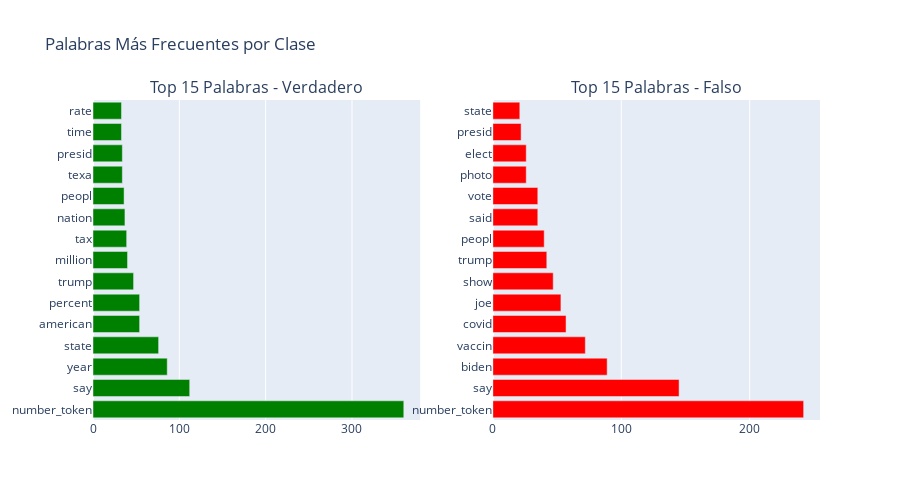

Write notebook code for a chart like this one.
### Code cell
# Analizo las palabras más frecuentes por clase
print("\nANALISIS DE PALABRAS MAS FRECUENTES")
print("-" * 40)

def get_top_words(texts, n=20):
    """
    Obtengo las n palabras más frecuentes de una colección de textos
    """
    all_words = ' '.join(texts).split()
    word_freq = Counter(all_words)
    return word_freq.most_common(n)

# Obtengo palabras más frecuentes por clase
true_top_words = get_top_words(true_texts, 20)
false_top_words = get_top_words(false_texts, 20)

print(f"Top 20 palabras en noticias VERDADERAS:")
for i, (word, count) in enumerate(true_top_words, 1):
    print(f"{i:2d}. {word:<15} ({count:,} veces)")

print(f"\nTop 20 palabras en noticias FALSAS:")
for i, (word, count) in enumerate(false_top_words, 1):
    print(f"{i:2d}. {word:<15} ({count:,} veces)")

# Visualizo palabras más frecuentes
fig_words = make_subplots(
    rows=1, cols=2,
    subplot_titles=('Top 15 Palabras - Verdadero', 'Top 15 Palabras - Falso')
)

# Palabras en noticias verdaderas
true_words_list, true_counts_list = zip(*true_top_words[:15])
fig_words.add_trace(
    go.Bar(
        x=list(true_counts_list),
        y=list(true_words_list),
        orientation='h',
        marker_color='green',
        showlegend=False
    ),
    row=1, col=1
)

# Palabras en noticias falsas
false_words_list, false_counts_list = zip(*false_top_words[:15])
fig_words.add_trace(
    go.Bar(
        x=list(false_counts_list),
        y=list(false_words_list),
        orientation='h',
        marker_color='red',
        showlegend=False
    ),
    row=1, col=2
)

fig_words.update_layout(
    title='Palabras Más Frecuentes por Clase',
    height=500
)

fig_words.show()

# Analizo palabras distintivas entre clases
print(f"\nAnalisis de palabras distintivas:")
true_words_set = set([word for word, _ in true_top_words])
false_words_set = set([word for word, _ in false_top_words])

only_true = true_words_set - false_words_set
only_false = false_words_set - true_words_set
common_words = true_words_set & false_words_set

print(f"Palabras solo en verdaderas: {sorted(only_true)}")
print(f"Palabras solo en falsas: {sorted(only_false)}")
print(f"Palabras comunes: {sorted(common_words)}")

print(f"\nAnalisis de vocabulario completado")

### Figure 1 — Plotly figure (JSON) as saved in the notebook; plotly's stock layout.template omitted (floating-point values rounded to 4 significant figures)
{"data": [{"marker": {"color": "green"}, "orientation": "h", "showlegend": false, "type": "bar", "x": [360, 112, 86, 76, 54, 54, 47, 40, 39, 37, 36, 34, 34, 33, 33], "xaxis": "x", "y": ["number_token", "say", "year", "state", "american", "percent", "trump", "million", "tax", "nation", "peopl", "texa", "presid", "time", "rate"], "yaxis": "y"}, {"marker": {"color": "red"}, "orientation": "h", "showlegend": false, "type": "bar", "x": [242, 145, 89, 72, 57, 53, 47, 42, 40, 35, 35, 26, 26, 22, 21], "xaxis": "x2", "y": ["number_token", "say", "biden", "vaccin", "covid", "joe", "show", "trump", "peopl", "said", "vote", "photo", "elect", "presid", "state"], "yaxis": "y2"}], "layout": {"annotations": [{"font": {"size": 16}, "showarrow": false, "text": "Top 15 Palabras - Verdadero", "x": 0.225, "xanchor": "center", "xref": "paper", "y": 1, "yanchor": "bottom", "yref": "paper"}, {"font": {"size": 16}, "showarrow": false, "text": "Top 15 Palabras - Falso", "x": 0.775, "xanchor": "center", "xref": "paper", "y": 1, "yanchor": "bottom", "yref": "paper"}], "height": 500, "title": {"text": "Palabras Más Frecuentes por Clase"}, "xaxis": {"anchor": "y", "domain": [0, 0.45]}, "xaxis2": {"anchor": "y2", "domain": [0.55, 1]}, "yaxis": {"anchor": "x", "domain": [0, 1]}, "yaxis2": {"anchor": "x2", "domain": [0, 1]}}}
